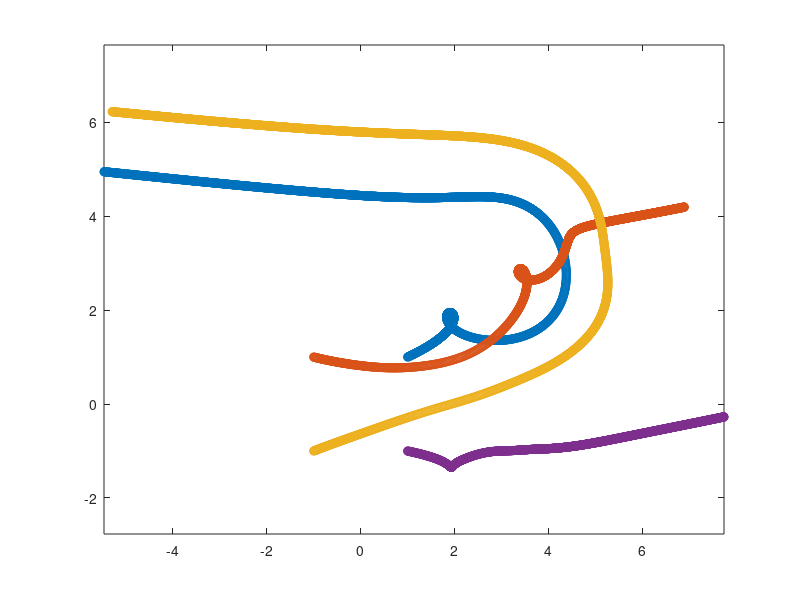

Source code (MATLAB):
tmax = 20;
dt = 0.01;
N = tmax/dt;
traj = zeros(4,2);
traj(1,:)=[1,1];
traj(2,:)=[-1,1];
traj(3,:)=[-1,-1];
traj(4,:)=[1,-1];
Traj = zeros(N,4,2);

clockwise = [1, 1.3, -1, -1.2];
for t=1:N
    vel = zeros(4,2); % initialize velocity for every time step!!!
    for i=1:4
        for j=1:4
            if i~=j
                % calculating the difference of the two points
                delta = traj(j,:) - traj(i,:); 
                % adding velocity vector for each neighbor point
                vel(i,:) = vel(i,:) + [delta(2), -delta(1)] * clockwise(j) / norm(delta)^2;
            end
        end
    end
    for i=1:4
        % update trajectory
        Traj(t,i,:) = traj(i,:);
        traj(i,:) = traj(i,:) + vel(i,:)*dt;  
    end
end
for i=1:4
    plot(Traj(:,i,1),Traj(:,i,2),'o');
    hold on
end
axis equal;
            